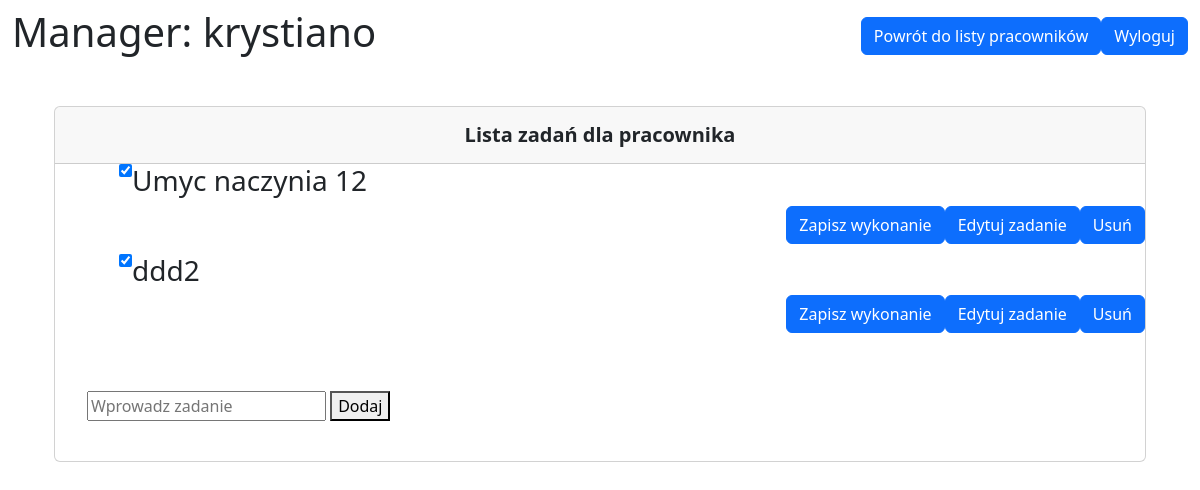
/person-detail/pk=1 (signed in), run on the app's committed database.
### phpbyprzemo/models.py (models this page shows)
class Task(models.Model):
    peep = models.ForeignKey(Person, on_delete=models.CASCADE)
    task = models.CharField(max_length=200, null=True)
    is_complete = models.BooleanField(default=False)
    def __str__(self):
        return self.task

### phpbyprzemo/views.py (the view, shortened to what this page needs)
# urls.py: path('person-detail/pk=<int:pk>', PersonDetail.as_view(), name='persondetail'),
class PersonDetail(LoginRequiredMixin,DetailView):
    model = Person
    context_object_name = 'person'
    template_name = 'phpbyprzemo/person_detail.html'
    def get(self,*args,**kwargs):
        return super(PersonDetail, self).get(*args,**kwargs)
    def dispatch(self, request, pk, *args, **kwargs):
        peep = self.model.objects.get(id=pk)
        return super(PersonDetail, self).dispatch(request,*args,**kwargs)

### phpbyprzemo/templates/phpbyprzemo/person_detail.html (shortened to what this page needs)
<!DOCTYPE html>
<html lang="en">
<head>
    {% load bootstrap5 %}
  {% bootstrap_css %}
</head>
<header>
  <nav id="main-navbar" class="navbar navbar-expand-lg navbar-light bg-white fixed-top">
    <div class="container-fluid">
            {% if request.user.is_authenticated %}
			    <h1>Manager: {{ request.user }}</h1>
			{% else %}
				<a href="{% url 'login' %}">Login</a>
			{% endif %}
      <ul class="navbar-nav ms-auto d-flex flex-row">
          <button onclick="window.location.href='/'" type="button"  class="btn btn-primary" style="float: right;"> Powrót do listy pracowników</button>
          <button onclick="window.location.href='/logout'"  type="button"  class="btn btn-primary" style="float: right;"> Wyloguj</button>
      </ul>
    </div>
  </nav>
</header>
<main style="margin-top: 58px">
  <div class="container pt-4">
      <div class="container pt-4">
          <section class="mb-4">
            <div class="card">
                <div class="card-header text-center py-3">
                    <h5 class="mb-0 text-center">
                        <strong>Lista zadań dla pracownika</strong>
                    </h5>
                </div>
                <ul>
                     <form method="post" action="">
                         {% for x in person.task_set.all %}
                <ul>
                    <h3>
                    {% if x.is_complete == True %}
                        <input style="float:left" type="checkbox" value="clicked" name="t{{ x.id }}" checked>{{ x }}
                    {% else %}
                        <button type="submit" name="save" value="save"><input type="checkbox" value="clicked" name="t{{ x.id }}"></button>{{ x }}
                    {% endif %}
                </h3>
                <button style="float: right;" type="submit" name="delete_this"  class="btn btn-primary" value={{ x.id }}> Usuń </button>
                <button style="float: right;" class="btn btn-primary"><a style="color: white; text-decoration: none;" href='{% url 'taskedit' x.id %}'>Edytuj zadanie</a></button>
                <button style="float: right;" type="submit" name="save" value="save" class="btn btn-primary">Zapisz wykonanie</button>
            </ul>
            <br><br>
        {% endfor %}
    </form>
    <br><br>
    <form method="post" action="">
        <input type="textbox" name="new_item" placeholder="Wprowadz zadanie">
        <button type="submit" name="add_item" value="add_item">Dodaj</button>
    </form>
    </ul><br>
      </div>
    </section>
  </div>
  </div>
</main>
</html>

### data on the page
Task: task "Umyc naczynia 12", {{ x.id }} 1 (drawn)
Task: task "ddd2", {{ x.id }} 10 (drawn)

### other printed values
{{ request.user }} "krystiano"
